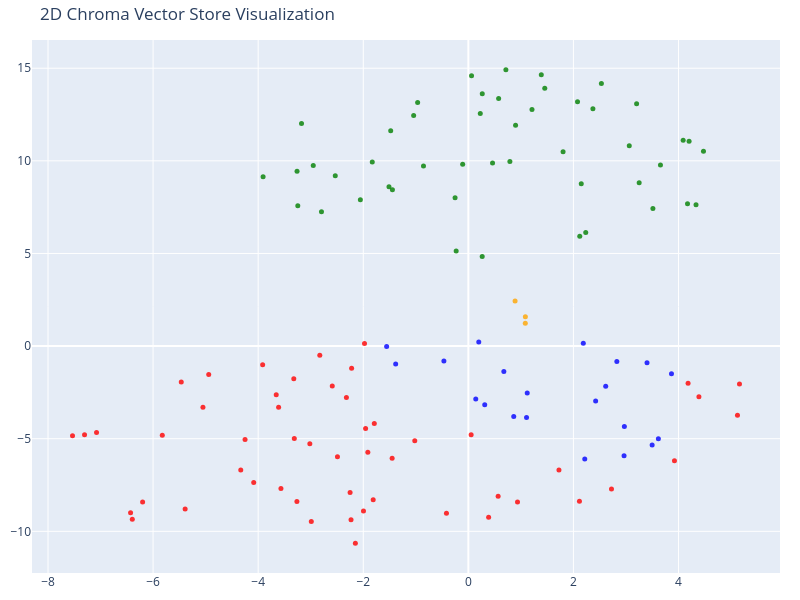

The code cell stored with this chart in its notebook:
### Code cell
tsne = TSNE(n_components=2, random_state=42)
reduced_vectors = tsne.fit_transform(vectors)

fig = go.Figure(data=[go.Scatter(
    x=reduced_vectors[:, 0],
    y=reduced_vectors[:, 1],
    mode='markers',
    marker=dict(size=5, color=colors, opacity=0.8),
    text=[f"Type: {t}<br>Text: {d[:100]}..." for t, d in zip(doc_types, documents)],
    hoverinfo="text"
)])

fig.update_layout(
    title="2D Chroma Vector Store Visualization",
    scene=dict(xaxis_title="x", yaxis_title="y"),
    width=800,
    height=600,
    margin=dict(r=20, b=10, l=10, t=40)
)

fig.show()

### Figure 1 — Plotly figure (JSON) as saved in the notebook; plotly's stock layout.template omitted (floating-point values rounded to 4 significant figures)
{"data": [{"hoverinfo": "text", "marker": {"color": ["orange", "orange", "orange", "blue", "blue", "blue", "blue", "blue", "blue", "blue", "blue", "blue", "blue", "blue", "blue", "blue", "blue", "blue", "blue", "blue", "blue", "blue", "blue", "blue", "green", "green", "green", "green", "green", "green", "green", "green", "green", "green", "green", "green", "green", "green", "green", "green", "green", "green", "green", "green", "green", "green", "green", "green", "green", "green", "green", "green", "green", "green", "green", "green", "green", "green", "green", "green", "green", "green", "green", "green", "green", "green", "green", "green", "green", "green", "green", "red", "red", "red", "red", "red", "red", "red", "red", "red", "red", "red", "red", "red", "red", "red", "red", "red", "red", "red", "red", "red", "red", "red", "red", "red", "red", "red", "red", "red", "red", "red", "red", "red", "red", "red", "red", "red", "red", "red", "red", "red", "red", "red", "red", "red", "red", "red", "red", "red", "red", "red", "red"], "opacity": 0.8, "size": 5}, "mode": "markers", "text": ["Type: company<br>Text: # About Insurellm\n\nInsurellm was founded by Avery Lancaster in 2015 as an insurance tech startup des...", "Type: company<br>Text: # Overview of Insurellm\n\nInsurellm is an innovative insurance tech firm with 200 employees across th...", "Type: company<br>Text: # Careers at Insurellm\n\nInsurellm is hiring! We are looking for talented software engineers, data sc...", "Type: products<br>Text: # Product Summary\n\n# Homellm\n\n## Summary\nHomellm is an innovative home insurance product developed b...", "Type: products<br>Text: ### 2. Dynamic Pricing Model\nWith Homellm's innovative dynamic pricing model, insurance providers ca...", "Type: products<br>Text: ### 5. Multi-Channel Integration\nHomellm seamlessly integrates into existing insurance platforms, pr...", "Type: products<br>Text: - **Basic Tier:** Starting at $5,000/month for small insurers with basic integration features.\n- **S...", "Type: products<br>Text: All tiers include a comprehensive training program and ongoing updates to ensure optimal performance...", "Type: products<br>Text: With Homellm, Insurellm is committed to transforming the landscape of home insurance, ensuring both ...", "Type: products<br>Text: # Product Summary\n\n# Carllm\n\n## Summary\n\nCarllm is an innovative auto insurance product developed by...", "Type: products<br>Text: - **Instant Quoting**: With Carllm, insurance companies can offer near-instant quotes to customers, ...", "Type: products<br>Text: - **Mobile Integration**: Carllm is designed to work seamlessly with mobile applications, providing ...", "Type: products<br>Text: - **Professional Tier**: $2,500/month\n  - For medium-sized companies.\n  - All Basic Tier features pl...", "Type: products<br>Text: ### Q2 2025: Customer Experience Improvements\n- Launch of a new **mobile app** for end-users.\n- Intr...", "Type: products<br>Text: # Product Summary\n\n# Rellm: AI-Powered Enterprise Reinsurance Solution\n\n## Summary\n\nRellm is an inno...", "Type: products<br>Text: ### Seamless Integrations\nRellm's architecture is designed for effortless integration with existing ...", "Type: products<br>Text: ### Regulatory Compliance Tools\nRellm includes built-in compliance tracking features to help organiz...", "Type: products<br>Text: Join the growing number of organizations leveraging Rellm to enhance their reinsurance processes whi...", "Type: products<br>Text: Experience the future of reinsurance with Rellm, where innovation meets reliability. Let Insurellm h...", "Type: products<br>Text: # Product Summary\n\n# Markellm\n\n## Summary\n\nMarkellm is an innovative two-sided marketplace designed ...", "Type: products<br>Text: - **User-Friendly Interface**: Designed with user experience in mind, Markellm features an intuitive...", "Type: products<br>Text: - **Customer Support**: Our dedicated support team is always available to assist both consumers and ...", "Type: products<br>Text: ### For Insurance Companies:\n- **Basic Listing Fee**: $199/month for a featured listing on the platf...", "Type: products<br>Text: ### Q3 2025\n- Initiate a comprehensive marketing campaign targeting both consumers and insurers to i...", "Type: employees<br>Text: # HR Record\n\n# Emily Tran\n\n## Summary\n- **Date of Birth:** March 18, 1991  \n- **Job Title:** Digital...", "Type: employees<br>Text: - **January 2017 - May 2018**: Marketing Intern  \n  - Supported the Marketing team by collaborating ...", "Type: employees<br>Text: - **2021**:  \n  - Performance Rating: Meets Expectations  \n  - Key Achievements: Contributed to the ...", "Type: employees<br>Text: - **Professional Development Goals**:  \n  - Emily Tran aims to become a Marketing Manager within the...", "Type: employees<br>Text: # HR Record\n\n# Samuel Trenton\n\n## Summary\n- **Date of Birth:** April 12, 1989  \n- **Job Title:** Sen...", "Type: employees<br>Text: ## Annual Performance History\n- **2023:** Rating: 4.5/5  \n  *Samuel exceeded expectations, successfu...", "Type: employees<br>Text: ## Compensation History\n- **2023:** Base Salary: $115,000 + Bonus: $15,000  \n  *Annual bonus based o...", "Type: employees<br>Text: - **Engagement in Company Culture:** Regularly participates in team-building events and contributes ...", "Type: employees<br>Text: # HR Record\n\n# Alex Chen\n\n## Summary\n- **Date of Birth:** March 15, 1990  \n- **Job Title:** Backend ...", "Type: employees<br>Text: ## Annual Performance History\n- **2020:**  \n  - Completed onboarding successfully.  \n  - Met expecta...", "Type: employees<br>Text: ## Compensation History\n- **2020:** Base Salary: $80,000  \n- **2021:** Base Salary Increase to $90,0...", "Type: employees<br>Text: Alex Chen continues to be a vital asset at Insurellm, contributing significantly to innovative backe...", "Type: employees<br>Text: # Avery Lancaster\n\n## Summary\n- **Date of Birth**: March 15, 1985  \n- **Job Title**: Co-Founder & Ch...", "Type: employees<br>Text: - **2010 - 2013**: Business Analyst at Edge Analytics  \n  Prior to joining Innovate, Avery worked as...", "Type: employees<br>Text: - **2018**: **Exceeds Expectations**  \n  Under Avery’s pivoted vision, Insurellm launched two new su...", "Type: employees<br>Text: - **2022**: **Satisfactory**  \n  Avery focused on rebuilding team dynamics and addressing employee c...", "Type: employees<br>Text: ## Compensation History\n- **2015**: $150,000 base salary + Significant equity stake  \n- **2016**: $1...", "Type: employees<br>Text: ## Other HR Notes\n- **Professional Development**: Avery has actively participated in leadership trai...", "Type: employees<br>Text: # HR Record\n\n# Emily Carter\n\n## Summary\n- **Date of Birth:** August 12, 1990  \n- **Job Title:** Acco...", "Type: employees<br>Text: - **2017-2019:** Marketing Intern  \n  - Assisted with market research and campaign development for s...", "Type: employees<br>Text: ## Compensation History\n| Year | Base Salary | Bonus         | Total Compensation |\n|------|--------...", "Type: employees<br>Text: Emily Carter exemplifies the kind of talent that drives Insurellm's success and is an invaluable ass...", "Type: employees<br>Text: # HR Record\n\n# Oliver Spencer\n\n## Summary\n- **Date of Birth**: May 14, 1990  \n- **Job Title**: Backe...", "Type: employees<br>Text: ## Annual Performance History\n- **2018**: **3/5** - Adaptable team player but still learning to take...", "Type: employees<br>Text: ## Compensation History\n- **March 2018**: Initial salary of $80,000.\n- **July 2019**: Salary increas...", "Type: employees<br>Text: # HR Record\n\n# Alex Harper\n\n## Summary\n- **Date of Birth**: March 15, 1993  \n- **Job Title**: Sales ...", "Type: employees<br>Text: ## Annual Performance History  \n- **2021**:  \n  - **Performance Rating**: 4.5/5  \n  - **Key Achievem...", "Type: employees<br>Text: - **2022**:  \n  - **Base Salary**: $65,000 (Promotion to Senior SDR)  \n  - **Bonus**: $13,000 (20% o...", "Type: employees<br>Text: # HR Record\n\n# Maxine Thompson\n\n## Summary\n- **Date of Birth:** January 15, 1991  \n- **Job Title:** ...", "Type: employees<br>Text: ## Insurellm Career Progression\n- **January 2017 - October 2018**: **Junior Data Engineer**  \n  * Ma...", "Type: employees<br>Text: ## Annual Performance History\n- **2017**: *Meets Expectations*  \n  Maxine showed potential in her ro...", "Type: employees<br>Text: - **2021**: *Exceeds Expectations*  \n  Maxine spearheaded the transition to a new data warehousing s...", "Type: employees<br>Text: ## Compensation History\n- **2017**: $70,000 (Junior Data Engineer)  \n- **2018**: $75,000 (Junior Dat...", "Type: employees<br>Text: # HR Record\n\n# Jordan Blake\n\n## Summary\n- **Date of Birth:** March 15, 1993  \n- **Job Title:** Sales...", "Type: employees<br>Text: ## Annual Performance History\n- **2021:** First year at Insurellm; achieved 90% of monthly targets. ...", "Type: employees<br>Text: ## Other HR Notes\n- Jordan has shown an interest in continuing education, actively participating in ...", "Type: employees<br>Text: # HR Record\n\n# Alex Thomson\n\n## Summary\n- **Date of Birth:** March 15, 1995  \n- **Job Title:** Sales...", "Type: employees<br>Text: ## Annual Performance History  \n- **2022** - Rated as \"Exceeds Expectations.\" Alex Thomson achieved ...", "Type: employees<br>Text: ## Other HR Notes\n- Alex Thomson is an active member of the Diversity and Inclusion committee at Ins...", "Type: employees<br>Text: # HR Record\n\n# Jordan K. Bishop\n\n## Summary\n- **Date of Birth:** March 15, 1990\n- **Job Title:** Fro...", "Type: employees<br>Text: ## Annual Performance History\n- **2019:** Exceeds Expectations - Continuously delivered high-quality...", "Type: employees<br>Text: ## Compensation History\n- **June 2018:** Starting Salary - $85,000\n- **June 2019:** Salary Increase ...", "Type: employees<br>Text: ## Other HR Notes\n- Jordan K. Bishop has been an integral part of club initiatives, including the In...", "Type: employees<br>Text: # Samantha Greene\n\n## Summary\n- **Date of Birth:** October 14, 1990\n- **Job Title:** HR Generalist\n-...", "Type: employees<br>Text: ## Annual Performance History\n- **2020:** Exceeds Expectations  \n  Samantha Greene demonstrated exce...", "Type: employees<br>Text: ## Compensation History\n- **2020:** Base Salary - $55,000  \n  The entry-level salary matched industr...", "Type: employees<br>Text: - **2023:** Base Salary - $70,000  \n  Recognized for substantial improvement in employee relations m...", "Type: contracts<br>Text: # Contract with GreenValley Insurance for Homellm\n\n**Contract Date:** October 6, 2023  \n**Contract N...", "Type: contracts<br>Text: 4. **Confidentiality:** Both parties agree to maintain the confidentiality of proprietary informatio...", "Type: contracts<br>Text: 1. **AI-Powered Risk Assessment:** Access to advanced AI algorithms for real-time risk evaluations.\n...", "Type: contracts<br>Text: 3. **Regular Updates:** Insurellm will offer ongoing updates and enhancements to the Homellm platfor...", "Type: contracts<br>Text: # Contract with BrightWay Solutions for Markellm\n\n**Contract Date:** October 5, 2023  \n**Contract ID...", "Type: contracts<br>Text: 3. **Service Level Agreement (SLA):**  \n   Insurellm commits to a 99.9% uptime for the platform with...", "Type: contracts<br>Text: 2. **Real-Time Quote Availability:**  \n   Consumers sourced via BrightWay Solutions will receive rea...", "Type: contracts<br>Text: 3. **Training and Onboarding:**  \n   Insurellm agrees to provide one free training session on how to...", "Type: contracts<br>Text: # Contract with EverGuard Insurance for Rellm: AI-Powered Enterprise Reinsurance Solution\n\n**Contrac...", "Type: contracts<br>Text: 4. **Usage Rights**: EverGuard Insurance is granted a non-exclusive, non-transferable license to acc...", "Type: contracts<br>Text: 1. **Core Functionality**: Rellm provides EverGuard Insurance with advanced AI-driven analytics, sea...", "Type: contracts<br>Text: 1. **Customer Support**: Insurellm will provide EverGuard Insurance with 24/7 customer support, incl...", "Type: contracts<br>Text: ---\n\n**Signatures**  \n**For Insurellm**: __________________________  \n**Name**: John Smith  \n**Title...", "Type: contracts<br>Text: # Contract with Stellar Insurance Co. for Rellm\n\n## Terms\nThis contract is made between **Insurellm*...", "Type: contracts<br>Text: ### Termination\nEither party may terminate this agreement with a **30-day written notice**. In the e...", "Type: contracts<br>Text: ## Features\nStellar Insurance Co. will receive access to the following features of the Rellm product...", "Type: contracts<br>Text: ## Support\nInsurellm provides Stellar Insurance Co. with the following support services:\n\n- **24/7 T...", "Type: contracts<br>Text: # Contract with Greenstone Insurance for Homellm\n\n---\n\n## Terms\n\n1. **Parties**: This Contract (\"Agr...", "Type: contracts<br>Text: 4. **Payment Terms**: \n   - The Customer shall pay an amount of $10,000 per month for the Standard T...", "Type: contracts<br>Text: ---\n\n## Features\n\n- **AI-Powered Risk Assessment**: Customer will have access to enhanced risk evalu...", "Type: contracts<br>Text: - **Customer Portal**: A dedicated portal will be provided, allowing the Customer's clients to manag...", "Type: contracts<br>Text: ______________________________  \n[Name], [Title]  \nDate: ______________________\n\n**For Greenstone In...", "Type: contracts<br>Text: # Contract with Roadway Insurance Inc. for Carllm\n\n---\n\n## Terms\n\n1. **Agreement Effective Date**: T...", "Type: contracts<br>Text: ---\n\n## Renewal\n\n1. **Automatic Renewal**: This agreement will automatically renew for an additional...", "Type: contracts<br>Text: ---\n\n## Features\n\n1. **Access to Core Features**: Roadway Insurance Inc. will have access to all Pro...", "Type: contracts<br>Text: ---\n\n## Support\n\n1. **Technical Support**: Roadway Insurance Inc. will receive priority technical su...", "Type: contracts<br>Text: # Contract with Apex Reinsurance for Rellm: AI-Powered Enterprise Reinsurance Solution\n\n## Terms\n\n1....", "Type: contracts<br>Text: ## Renewal\n\n1. **Automatic Renewal**: This Agreement will automatically renew for successive one-yea...", "Type: contracts<br>Text: 2. **Seamless Integrations**: The architecture of Rellm allows for easy integration with existing sy...", "Type: contracts<br>Text: 1. **Technical Support**: Provider shall offer dedicated technical support to the Client via phone, ...", "Type: contracts<br>Text: **Insurellm, Inc.**  \n_____________________________  \nAuthorized Signature   \nDate: ________________...", "Type: contracts<br>Text: # Contract with Pinnacle Insurance Co. for Homellm\n\n## Terms\nThis contract (\"Contract\") is entered i...", "Type: contracts<br>Text: ## Renewal\n1. **Renewal Terms**: At the end of the initial term, this Contract shall automatically r...", "Type: contracts<br>Text: ## Features\n1. **AI-Powered Risk Assessment**: Utilized for tailored underwriting decisions specific...", "Type: contracts<br>Text: ## Support\n1. **Technical Support**: Insurellm shall provide 24/7 technical support via an email and...", "Type: contracts<br>Text: # Contract with Belvedere Insurance for Markellm\n\n## Terms\nThis Contract (\"Agreement\") is made and e...", "Type: contracts<br>Text: ## Renewal\n1. **Renewal Terms**: This Agreement may be renewed for additional one-year terms upon mu...", "Type: contracts<br>Text: ## Features\n1. **AI-Powered Matching**: Belvedere Insurance will benefit from Markellm's AI-powered ...", "Type: contracts<br>Text: ## Support\n1. **Technical Support**: Technical support will be available from 9 AM to 7 PM EST, Mond...", "Type: contracts<br>Text: **Belvedere Insurance**  \nSignature: ______________________  \nName: [Authorized Signatory]  \nTitle: ...", "Type: contracts<br>Text: # Contract with GreenField Holdings for Markellm\n\n**Effective Date:** November 15, 2023  \n**Contract...", "Type: contracts<br>Text: ## Renewal\n1. **Automatic Renewal**: This contract will automatically renew for sequential one-year ...", "Type: contracts<br>Text: ## Features\n1. **AI-Powered Matching**: Access to advanced algorithms that connect GreenField Holdin...", "Type: contracts<br>Text: ## Support\n1. **Customer Support Access**: The Client will have access to dedicated support through ...", "Type: contracts<br>Text: **Signatures:**  \n_________________________                           _________________________  \n**...", "Type: contracts<br>Text: # Contract with Velocity Auto Solutions for Carllm\n\n**Contract Date:** October 1, 2023  \n**Contract ...", "Type: contracts<br>Text: ## Renewal\n\n1. **Automatic Renewal**: This contract will automatically renew for successive 12-month...", "Type: contracts<br>Text: ## Support\n\n1. **Customer Support**: Velocity Auto Solutions will have access to Insurellm’s custome...", "Type: contracts<br>Text: # Contract with TechDrive Insurance for Carllm\n\n**Contract Date:** October 1, 2024  \n**Contract Dura...", "Type: contracts<br>Text: ## Renewal\n\n1. **Automatic Renewal**: This contract shall automatically renew for additional one-yea...", "Type: contracts<br>Text: ## Support\n\n1. **Customer Support**: Insurellm will provide 24/7 customer support to TechDrive Insur...", "Type: contracts<br>Text: **TechDrive Insurance Representative:**  \nName: Sarah Johnson  \nTitle: Operations Director  \nDate: _..."], "type": "scatter", "x": [1.085, 1.084, 0.8895, 2.826, 3.866, 3.4, 2.423, 2.614, 2.188, 0.1412, 0.312, 0.8638, 1.108, 1.121, -0.4656, -1.555, -1.383, 0.6757, 0.1981, 3.616, 3.498, 2.963, 2.216, 2.969, -0.1081, 0.7905, 0.8987, 0.4606, -1.828, 2.371, 1.454, -3.175, -1.51, 4.201, 0.5764, 0.2636, 2.12, 3.512, 4.171, 4.333, 0.06074, 2.234, -0.8541, 1.803, 0.2273, -0.232, -1.445, 4.088, 0.265, -2.952, 2.078, 2.532, -0.2527, 2.149, 3.656, 3.251, 1.389, -2.533, 1.211, -3.246, -3.26, 3.202, -3.906, -2.055, 4.475, 0.7142, -2.795, -1.478, 3.063, -0.9651, -1.041, -1.996, -1.811, 4.388, -2.251, 0.9357, 2.114, 2.724, 0.5669, -3.656, -2.59, -2.222, -3.322, -5.051, -4.941, -5.464, -2.827, -3.915, -2.233, -2.15, 4.182, -3.263, -6.396, -4.25, -5.825, 0.05315, -1.02, -3.611, -2.321, -1.976, -4.332, -6.199, -2.989, -7.305, 5.16, -3.567, 0.386, -7.533, 3.923, -4.085, -5.39, -0.4167, -7.076, 5.122, 1.724, -6.428, -3.312, -1.79, -1.451, -3.017, -1.955, -1.913, -2.491], "y": [1.58, 1.239, 2.431, -0.8262, -1.5, -0.894, -2.958, -2.164, 0.153, -2.853, -3.16, -3.801, -3.857, -2.528, -0.8098, -0.02799, -0.9611, -1.376, 0.217, -4.999, -5.346, -5.918, -6.093, -4.343, 9.819, 9.959, 11.92, 9.888, 9.939, 12.82, 13.92, 12.02, 8.597, 11.06, 13.36, 4.839, 5.93, 7.431, 7.689, 7.624, 14.59, 6.126, 9.719, 10.5, 12.56, 5.132, 8.443, 11.11, 13.62, 9.749, 13.19, 14.18, 8.004, 8.76, 9.77, 8.813, 14.65, 9.202, 12.77, 7.579, 9.438, 13.09, 9.148, 7.9, 10.51, 14.92, 7.251, 11.63, 10.82, 13.16, 12.45, -8.896, -8.297, -2.729, -7.907, -8.412, -8.372, -7.711, -8.104, -2.632, -2.159, -1.195, -1.767, -3.297, -1.534, -1.938, -0.4893, -1.002, -9.376, -10.64, -2.003, -8.385, -9.346, -5.038, -4.812, -4.78, -5.11, -3.306, -2.776, 0.1381, -6.695, -8.42, -9.464, -4.783, -2.047, -7.685, -9.237, -4.839, -6.193, -7.362, -8.798, -9.021, -4.665, -3.731, -6.685, -8.993, -4.995, -4.185, -6.05, -5.272, -4.445, -5.725, -5.973]}], "layout": {"height": 600, "margin": {"b": 10, "l": 10, "r": 20, "t": 40}, "scene": {"xaxis": {"title": {"text": "x"}}, "yaxis": {"title": {"text": "y"}}}, "title": {"text": "2D Chroma Vector Store Visualization"}, "width": 800}}
